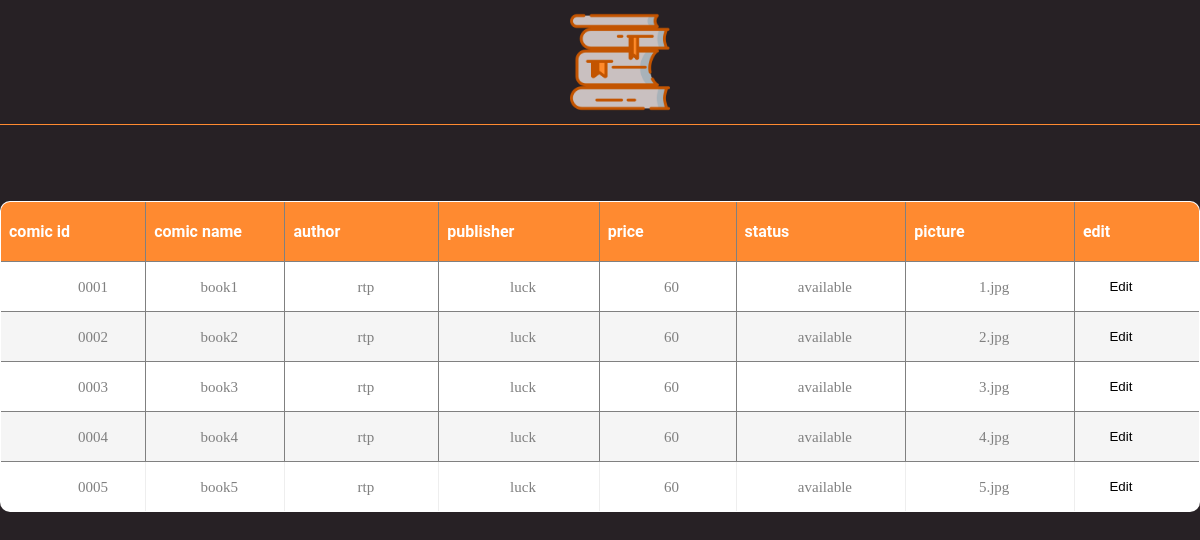
Page /admin_page/listbook.php (signed in) on the committed database.
### tables this page shows
CREATE TABLE `comic` (
  `comic_id` varchar(6) NOT NULL,
  `comic_name` varchar(30) NOT NULL,
  `author` varchar(40) NOT NULL,
  `publisher` varchar(30) NOT NULL,
  `comic_price` int(4) NOT NULL,
  `comic_available` varchar(15) NOT NULL,
  `comic_pic` varchar(10) NOT NULL
);

### admin_page/listbook.php (the view, shortened to what this page needs)
<html>
    <head>
        <link rel="stylesheet" type="text/css" href="../css/util.css">
        <link rel="stylesheet" type="text/css" href="../css/passenger-table.css">
        <link rel="stylesheet" href="list.css">
    </head>
    <body>
      <header>
            <div class="book">
              <a href="admin_page.php"><img src="../img/books.png" width="100" height="100" align="center"></a>
            </div>
      </header>
    <br><br><br><br>
        <div>
            <div>
                <div>
                    <div>
                        <table border='1'>
                            <thead>
                                <tr >
                                    <th >comic id</th>
                                    <th >comic name</th>
                                    <th >author</th>
                                    <th >publisher</th>
                                    <th >price</th>
                                    <th >status</th>
                                    <th >picture</th>
                                    <th >edit</th>
                                </tr>
                            </thead>
                            <tbody>
                                <?php
                                    $hostname = "localhost";
                                    $username = "root";
                                    $password = "";
                                    $dbname = "comic_store";
                                    $conn = mysqli_connect( $hostname, $username, $password, $dbname );
                                    $conn->set_charset("utf8");
                                    $sqltxt = "SELECT * FROM comic order by comic_id";
                                    $result = mysqli_query( $conn, $sqltxt );
                                    while ($row = mysqli_fetch_array( $result ))
                                    {
                                        $n = 1;
                                        $o = 0;
                                        echo "<tr height='100px'>";
                                        echo "<form action='editbook.php' method='POST'>";
                                        for ($i = 0 ; $i < 7 ; $i++)
                                        {
                                            echo "<td class='column$n'>".$row[$i]."</td>";
                                            $o++;
                                            if($o == 6){
                                                echo "<td class='column$n'>$row[6].jpg</td>";
                                            break;
                                            }
                                            $n++;
                                        }
                                        echo "<td class='column14'><button class='btn btn-sm btn-primary btn-embossed'>Edit</button></td>";
                                        echo "</form>";
                                        echo "</tr>";
                                    }
                                    ?>
                            </tbody>
                        </table>
                    </div>
                </div>
            </div>
        </div>
    </body>
</html>

### css/passenger-table.css (style rules this page uses)
* { margin: 0px; padding: 0px; box-sizing: border-box; }
body, html { height: 100%; font-family: sans-serif; }
a { margin: 0px; transition: all 0.4s; -webkit-transition: all 0.4s; -o-transition: all 0.4s; -moz-transition: all 0.4s; }
button { outline: none !important; border: none; background: transparent; }
table { border-spacing: 1; border-collapse: collapse; background: white; border-radius: 10px; overflow: hidden; width: 100%; margin: 0 auto; position: relative; }
table * { position: relative; }
table td, table th { padding-left: 8px; }
table thead tr { height: 60px; background: #ff8a30; }
table tbody tr { height: 50px; }
table tbody tr:last-child { border: 0; }
table td, table th { text-align: left; }
tbody tr:nth-child(even) { background-color: #f5f5f5; }
tbody tr { font-family: OpenSans-Regular; font-size: 15px; color: #808080; line-height: 1.2; font-weight: unset; }
.column1 { text-align: center; width: 180px; padding-left: 40px; }
.column2 { text-align: center; width: 180px; }
.column3 { text-align: center; width: 200px; }
.column4 { text-align: center; width: 200px; }
.column5 { text-align: center; width: 180px; }
.column6 { text-align: center; width: 220px; }
.column14 { text-align: center; width: 150px; padding-right: 40px; }

### admin_page/list.css (style rules this page uses)
header { background-color: #272125; padding-bottom: 1%; border-bottom-width: 1px; border-bottom-style: solid; border-bottom-color: #ff8a30; }
.book { margin-top: 1%; margin-left: 47.5%; }
body { background: #272125; font-family: "Roboto", sans-serif; color: #fff; }

### rows in the picture
comic: comic_id "0001", comic_name "book1", author "rtp", publisher "luck", comic_price "60", comic_available "available", comic_pic "1"
comic: comic_id "0002", comic_name "book2", author "rtp", publisher "luck", comic_price "60", comic_available "available", comic_pic "2"
comic: comic_id "0003", comic_name "book3", author "rtp", publisher "luck", comic_price "60", comic_available "available", comic_pic "3"
comic: comic_id "0004", comic_name "book4", author "rtp", publisher "luck", comic_price "60", comic_available "available", comic_pic "4"
comic: comic_id "0005", comic_name "book5", author "rtp", publisher "luck", comic_price "60", comic_available "available", comic_pic "5"
